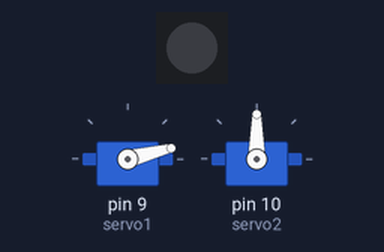
A sketch run on a simulated Arduino Uno, built with avr-gcc and run on an emulated ATmega328P. On the bench: 1 RGB LEDs in strip order, left to right, 2 × servo. Dim RGB values are drawn brighter than linear; random numbers use the default seed unless the sketch sets one; the audio player accepts every command and is not drawn.

Above: at 0.15 s.
At 7.85 s:
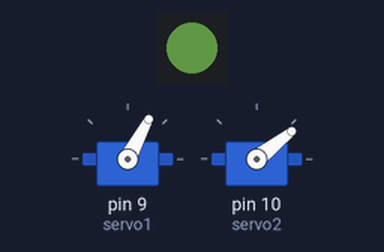
At 12.56 s:
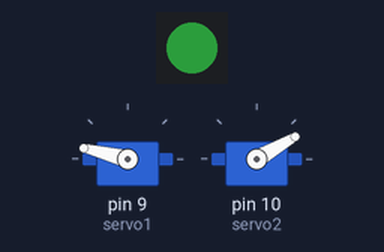
At 17.85 s:
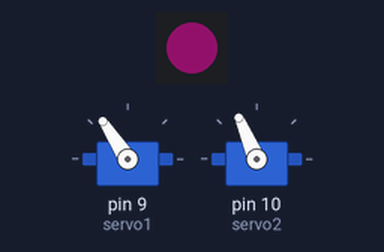
At 27.57 s:
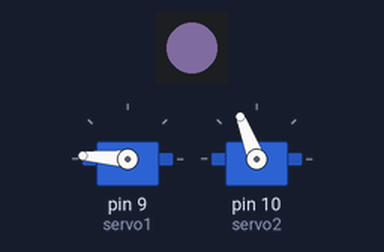
At 37.85 s:
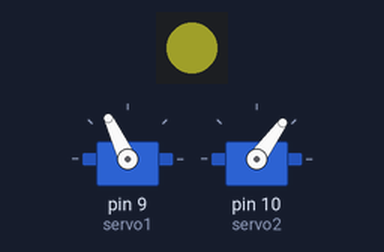
Timing chart, 0 to 39.5 s (numbered marks = the images above):
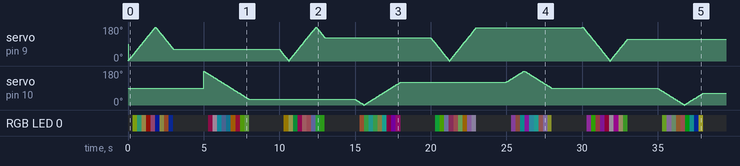

The sketch:

sketch_nov22a.ino
```cpp
#include <PCM.h>                 // Include PCM library for audio playback
#include <Adafruit_NeoPixel.h>   // Include NeoPixel library for NeoPixel control
#include <PWMServo.h>            // Include Servo library for controlling servos
#include "pcmdata.h"             // Include the PCM data library to access the PCM data of the audio file being played

#define PIN 6                    // Define the NeoPixel pin
#define NUMPIXELS 1              // Number of NeoPixels in the strip

// Create Servo objects for controlling servos
PWMServo servo1;
PWMServo servo2;

// Servo position and direction variables
int servo1Pos = 0, servo2Pos = 180; // Independent positions for each servo
bool servo1Increasing = true, servo2Increasing = false; // Directions
unsigned long previousServo1Millis = 0, previousServo2Millis = 0;
const long servo1Interval = 10; // Interval for servo1 movement
const long servo2Interval = 20; // Interval for servo2 movement
// Servo control flag
bool isServo1Active = true;  // Flag to alternate between servos

// Audio and pause control variables
unsigned long previousPauseMillis = 0;
const long pauseInterval = 3000;  // Pause every 3 seconds
bool isPaused = false;
unsigned long pauseStartMillis = 0;
const long pauseDuration = 2000;  // Pause duration (2 seconds)

// NeoPixel object and variables
Adafruit_NeoPixel pixels = Adafruit_NeoPixel(NUMPIXELS, PIN, NEO_GRB + NEO_KHZ800);
unsigned long previousPixelMillis = 0;
const long pixelInterval = 100;
int red = 0, green = 0, blue = 0;

void ColourSettings();
void neoPixel();
void updateServos();
void handlePauseAndAudio();

// Setup function
void setup() {
  pixels.begin();       // Initialize NeoPixel
  servo1.attach(9);     // Attach servo1 to pin 9
  servo2.attach(10);    // Attach servo2 to pin 10
}

// Main loop function
void loop() {
  neoPixel();              // Update NeoPixel colors
  handlePauseAndAudio();   // Manage servo pause and audio playback
  updateServos();          // Control servos
}


// Randomly set colors for NeoPixel
void ColourSettings() {
  red = random(0, 32);
  green = random(0, 32);
  blue = random(0,32);
}

// Non-blocking NeoPixel color updates
void neoPixel() {
  unsigned long currentMillis = millis();

  if (isPaused) {
    // Turn off the NeoPixel when the audio is playing
    for (int i = 0; i < NUMPIXELS; i++) {
      pixels.setPixelColor(i, pixels.Color(0, 0, 0));  // Set color to off (black)
    }
    pixels.show();  // Update NeoPixel colors
    return;  // Skip the rest of the function
  }

  if (currentMillis - previousPixelMillis >= pixelInterval) {
    previousPixelMillis = currentMillis;  // Reset the timer
    ColourSettings();  // Randomly set red, green, and blue

    for (int i = 0; i < NUMPIXELS; i++) {
      pixels.setPixelColor(i, pixels.Color(red, green, blue));
    }
    pixels.show();  // Update NeoPixel colors
  }
}


// Control the servos independently
void updateServos() {
  unsigned long currentMillis = millis();

  if (isPaused) {
    // During pause, detach both servos to save power
    if (servo1.attached()) servo1.detach();
    if (servo2.attached()) servo2.detach();
    return;
  }

  // Attach the active servo, detach the inactive one
  if (isServo1Active) {
    if (!servo1.attached()) servo1.attach(9);
    if (servo2.attached()) servo2.detach();
  } else {
    if (!servo2.attached()) servo2.attach(10);
    if (servo1.attached()) servo1.detach();
  }

  // Servo 1 Movement
  if (isServo1Active && currentMillis - previousServo1Millis >= servo1Interval) {
    previousServo1Millis = currentMillis;
    if (servo1Increasing) {
      servo1Pos++;
      if (servo1Pos >= 180) servo1Increasing = false;
    } else {
      servo1Pos--;
      if (servo1Pos <= 0) servo1Increasing = true;
    }
    servo1.write(servo1Pos);
  }

  // Servo 2 Movement
  if (!isServo1Active && currentMillis - previousServo2Millis >= servo2Interval) {
    previousServo2Millis = currentMillis;
    if (servo2Increasing) {
      servo2Pos++;
      if (servo2Pos >= 180) servo2Increasing = false;
    } else {
      servo2Pos--;
      if (servo2Pos <= 0) servo2Increasing = true;
    }
    servo2.write(servo2Pos);
  }
}

// Handle audio playback and pausing servos
void handlePauseAndAudio() {
  unsigned long currentMillis = millis();

  if (!isPaused && (currentMillis - previousPauseMillis >= pauseInterval)) {
    // Start pause and play audio
    isPaused = true;
    pauseStartMillis = currentMillis;
    stopPlayback(); // Ensure previous audio playback is stopped
    startPlayback(sample, sizeof(sample)); // Start PCM audio playback
  }

  if (isPaused && (currentMillis - pauseStartMillis >= pauseDuration)) {
    // End pause, switch active servo, and resume servo movement
    isPaused = false;
    isServo1Active = !isServo1Active;  // Alternate the active servo
    previousPauseMillis = currentMillis;
  }
}
```

Source omitted: pcmdata.h (data table, 31483 bytes)

Measured:
- by itself, RGB LED 0: off → RGB(24, 30, 3) at 0.30 s, → RGB(7, 23, 17) 0.30 s later, → RGB(24, 21, 11) 0.30 s later, → RGB(19, 2, 1) 0.30 s later, … (80 changes in this stretch)
